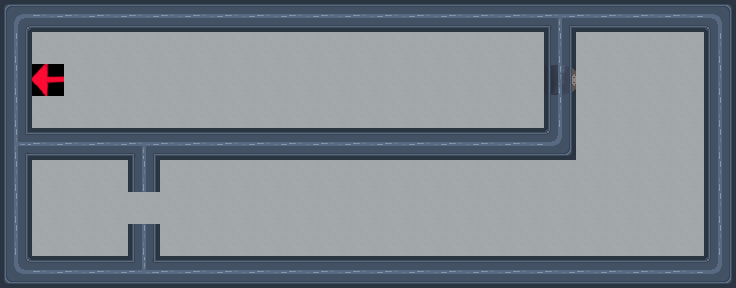

Tiled map render using the project's own tile images. Description and the whole map definition, tile-layer contents included, below:
An orthogonal 23x9 tile map with 32x32 px tiles, 3 tile layers (floor, doors, walls) and 16 objects (8x spawn, 8x point).

<map version="1.5" tiledversion="1.5.0" orientation="orthogonal" renderorder="right-down" width="23" height="9" tilewidth="32" tileheight="32" infinite="0" nextlayerid="16" nextobjectid="25">
 <tileset firstgid="1" source="../tilemaps/flawless.tsx" />
 <layer id="14" name="floor" width="23" height="9" locked="1">
  <data encoding="csv">
37,37,37,37,37,37,37,37,37,37,37,37,37,37,37,37,37,37,37,37,37,37,37,
37,37,37,37,37,37,37,37,37,37,37,37,37,37,37,37,37,37,37,37,37,37,37,
37,1610612744,37,37,37,37,37,37,37,37,37,37,37,37,37,37,37,37,37,37,37,37,37,
37,37,37,37,37,37,37,37,37,37,37,37,37,37,37,37,37,37,37,37,37,37,37,
37,37,37,37,37,37,37,37,37,37,37,37,37,37,37,37,37,37,37,37,37,37,37,
37,37,37,37,37,37,37,37,37,37,37,37,37,37,37,37,37,37,37,37,37,37,37,
37,37,37,37,37,37,37,37,37,37,37,37,37,37,37,37,37,37,37,37,37,37,37,
37,37,37,37,37,37,37,37,37,37,37,37,37,37,37,37,37,37,37,37,37,37,37,
37,37,37,37,37,37,37,37,37,37,37,37,37,37,37,37,37,37,37,37,37,37,37
</data>
 </layer>
 <layer id="3" name="doors" width="23" height="9" locked="1">
  <data encoding="csv">
0,0,0,0,0,0,0,0,0,0,0,0,0,0,0,0,0,0,0,0,0,0,0,
0,0,0,0,0,0,0,0,0,0,0,0,0,0,0,0,0,0,0,0,0,0,0,
0,0,0,0,0,0,0,0,0,0,0,0,0,0,0,0,0,67,0,0,0,0,0,
0,0,0,0,0,0,0,0,0,0,0,0,0,0,0,0,0,0,0,0,0,0,0,
0,0,0,0,0,0,0,0,0,0,0,0,0,0,0,0,0,0,0,0,0,0,0,
0,0,0,0,0,0,0,0,0,0,0,0,0,0,0,0,0,0,0,0,0,0,0,
0,0,0,0,0,0,0,0,0,0,0,0,0,0,0,0,0,0,0,0,0,0,0,
0,0,0,0,0,0,0,0,0,0,0,0,0,0,0,0,0,0,0,0,0,0,0,
0,0,0,0,0,0,0,0,0,0,0,0,0,0,0,0,0,0,0,0,0,0,0
</data>
 </layer>
 <layer id="15" name="walls" width="23" height="9" locked="1">
  <data encoding="csv">
25,16,16,16,16,16,16,16,16,16,16,16,16,16,16,16,16,15,16,16,16,16,35,
5,0,0,0,0,0,0,0,0,0,0,0,0,0,0,0,0,5,0,0,0,0,5,
5,0,0,0,0,0,0,0,0,0,0,0,0,0,0,0,0,0,0,0,0,0,5,
5,0,0,0,0,0,0,0,0,0,0,0,0,0,0,0,0,5,0,0,0,0,5,
1610612751,16,16,16,15,16,16,16,16,16,16,16,16,16,16,16,16,36,0,0,0,0,5,
5,0,0,0,5,0,0,0,0,0,0,0,0,0,0,0,0,0,0,0,0,0,5,
5,0,0,0,0,0,0,0,0,0,0,0,0,0,0,0,0,0,0,0,0,0,5,
5,0,0,0,5,0,0,0,0,0,0,0,0,0,0,0,0,0,0,0,0,0,5,
26,16,16,16,3221225487,16,16,16,16,16,16,16,16,16,16,16,16,16,16,16,16,16,36
</data>
 </layer>
 <objectgroup id="4" name="playerspawn" locked="1">
  <properties>
   <property name="type" value="player_spawn" />
  </properties>
  <object id="1" name="player_spawn" type="spawn" x="64" y="192" width="32" height="32" />
 </objectgroup>
 <objectgroup color="#ffff00" id="13" name="key1" locked="1">
  <properties>
   <property name="type" value="key" />
  </properties>
  <object id="21" name="key1_spawn" type="spawn" x="320" y="192" width="32" height="32" />
 </objectgroup>
 <objectgroup id="12" name="exit" locked="1">
  <properties>
   <property name="type" value="exit" />
  </properties>
  <object id="18" name="level_exit" type="spawn" x="32" y="64" width="32" height="32" />
 </objectgroup>
 <objectgroup color="#ff0000" id="6" name="guard1" locked="1">
  <properties>
   <property name="type" value="guard" />
  </properties>
  <object id="2" name="guard1_spawn" type="spawn" x="512" y="192" width="32" height="32" />
  <object id="3" name="0" type="point" x="192" y="192" width="32" height="32" />
 </objectgroup>
 <objectgroup color="#55007f" id="8" name="guard3" locked="1">
  <properties>
   <property name="type" value="guard" />
  </properties>
  <object id="7" name="guard3_spawn" type="spawn" x="352" y="96" width="32" height="32" />
  <object id="8" name="0" type="point" x="512" y="96" width="32" height="32" />
  <object id="24" name="1" type="point" x="64" y="96" width="32" height="32" />
 </objectgroup>
 <objectgroup color="#0dff00" id="9" name="guard4" locked="1">
  <properties>
   <property name="type" value="guard" />
  </properties>
  <object id="9" name="guard4_spawn" type="spawn" x="64" y="64" width="32" height="32" />
  <object id="10" name="0" type="point" x="512" y="64" width="32" height="32" />
 </objectgroup>
 <objectgroup color="#00f2ff" id="10" name="guard5" locked="1">
  <properties>
   <property name="type" value="guard" />
  </properties>
  <object id="12" name="guard5_spawn" type="spawn" x="640" y="64" width="32" height="32" />
  <object id="13" name="0" type="point" x="640" y="192" width="32" height="32" />
  <object id="22" name="1" type="point" x="608" y="192" width="32" height="32" />
  <object id="23" name="2" type="point" x="608" y="64" width="32" height="32" />
 </objectgroup>
 <objectgroup color="#0000ff" id="11" name="guard6" locked="1">
  <properties>
   <property name="type" value="guard" />
  </properties>
  <object id="14" name="guard6_spawn" type="spawn" x="512" y="32" width="32" height="32" />
  <object id="15" name="0" type="point" x="64" y="32" width="32" height="32" />
 </objectgroup>
</map>
